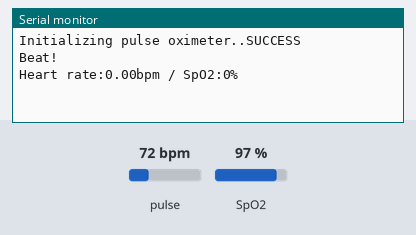
A sketch run on a simulated Arduino Uno, built with avr-gcc and run on an emulated ATmega328P. On the bench: the last lines printed to the serial monitor. Inputs (shaded band) come from the test bench; at power-on: pulse 72 bpm, SpO2 97 %.

Above: at 1.2 s.
1.3 s: pulse set to 42 bpm
At 2.7 s:
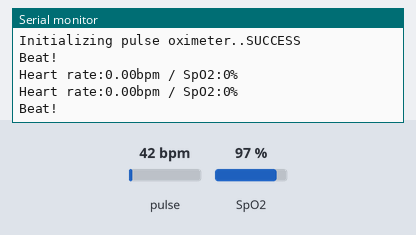
2.8 s: SpO2 set to 80 %
At 3.6 s:
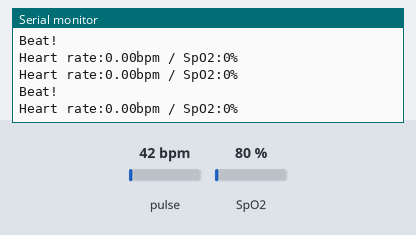
4.3 s: pulse set to 70 bpm
At 7.8 s:
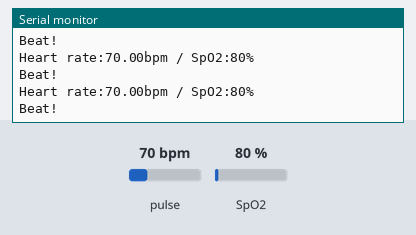
Timing chart, 0 to 9.3 s (numbered marks = the images above; inputs shaded):
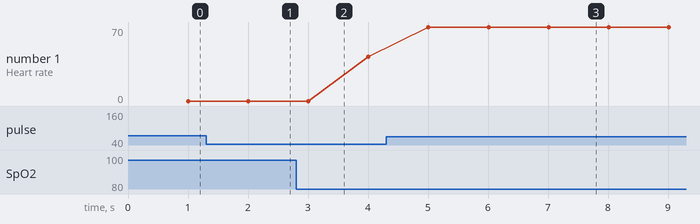

Measured:
- after the input at 4.3 s, the serial monitor: prints a new line after 0.71 s (image 3)
- plotted number 1: 42 → 70 after the input at 4.3 s

The sketch:

Oximetro_y_pulsimetro.ino
```cpp
// https://forum.arduino.cc/t/sensor-max30100-y-pantalla-tft-ili9486/693174

#include "MAX30100_PulseOximeter.h"

#define REPORTING_PERIOD_MS     1000

PulseOximeter pox;
uint32_t tsLastReport = 0;

float HR = 0.0;
int spo2 = 0;

void onBeatDetected()
{
    Serial.println("Beat!");
}

void setup()
{
    Serial.begin(115200);
    Serial.print("Initializing pulse oximeter..");

    // Initialize the PulseOximeter instance and register a beat-detected callback
    // The parameter passed to the begin() method changes the samples flow that
    // the library spews to the serial.
    // Options: (R: lecturas)
    //  * PULSEOXIMETER_DEBUGGINGMODE_PULSEDETECT : filtered samples and beat detection threshold
    //  * PULSEOXIMETER_DEBUGGINGMODE_RAW_VALUES : sampled values coming from the sensor, with no processing
    //  * PULSEOXIMETER_DEBUGGINGMODE_AC_VALUES : sampled values after the DC removal filter

    // Initialize the PulseOximeter instance
    // Failures are generally due to an improper I2C wiring, missing power supply
    // or wrong target chip
    if (!pox.begin()) {
        Serial.println("FAILED");
        for(;;);
    } else {
        Serial.println("SUCCESS");
    }

    // The default current for the IR LED is 50mA and it could be changed
    //   by uncommenting the following line. Check MAX30100_Registers.h for all the
    //   available options.
     pox.setIRLedCurrent(MAX30100_LED_CURR_7_6MA);

    // Register a callback for the beat detection
    pox.setOnBeatDetectedCallback(onBeatDetected);
}

void loop()
{
    // Make sure to call update as fast as possible
    pox.update();
    if (millis() - tsLastReport > REPORTING_PERIOD_MS) {
        Serial.print("Heart rate:");
        HR = pox.getHeartRate();
        Serial.print(HR);
        Serial.print("bpm / SpO2:");
        spo2 = pox.getSpO2();
        Serial.print(spo2);
        Serial.println("%");


        tsLastReport = millis();
    }
}
```
